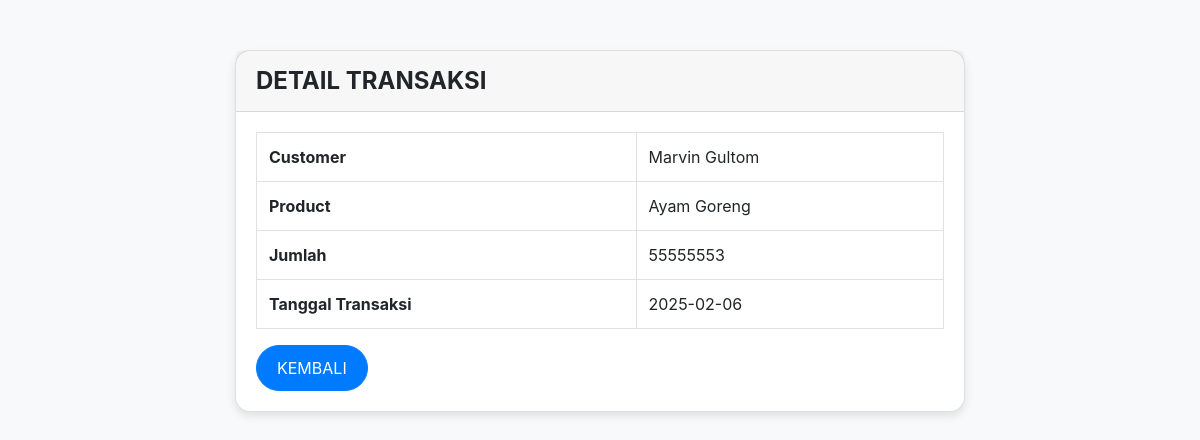
Page /transaksi/lihat-transaksi.php?id=456799 on the committed database.
### tables this page shows
CREATE TABLE `transaksi` (
  `id` int NOT NULL AUTO_INCREMENT,
  `id_customer` int DEFAULT NULL,
  `id_product` int DEFAULT NULL,
  `jumlah` int DEFAULT NULL,
  `tanggal_transaksi` date DEFAULT NULL,
  PRIMARY KEY (`id`)
);

CREATE TABLE `customer` (
  `id` int NOT NULL AUTO_INCREMENT,
  `nama_customer` varchar(100) DEFAULT NULL,
  `alamat` varchar(100) DEFAULT NULL,
  `telepon` varchar(100) DEFAULT NULL,
  `jenis_kelamin` varchar(100) DEFAULT NULL,
  PRIMARY KEY (`id`)
);

CREATE TABLE `product` (
  `id` int NOT NULL AUTO_INCREMENT,
  `kategori` varchar(100) DEFAULT NULL,
  `nama_produk` varchar(100) DEFAULT NULL,
  `deskripsi` varchar(100) DEFAULT NULL,
  `stock` int DEFAULT NULL,
  `harga` varchar(100) DEFAULT NULL,
  `berat` int DEFAULT NULL,
  `id_supplier` int DEFAULT NULL,
  PRIMARY KEY (`id`)
);

### transaksi/lihat-transaksi.php (the view, shortened to what this page needs)
<?php
include('../koneksi.php');
$id_transaksi = $_GET['id'];
$query = "
    SELECT transaksi.*, customer.nama_customer AS nama_customer, product.nama_produk
    FROM transaksi
    JOIN customer ON transaksi.id_customer = customer.id
    JOIN product ON transaksi.id_product = product.id
    WHERE transaksi.id = '$id_transaksi'
";
$result = mysqli_query($connection, $query);
$transaksi = mysqli_fetch_assoc($result);
?>
<!DOCTYPE html>
<html lang="en">
<head>
    <link rel="stylesheet" href="https://stackpath.bootstrapcdn.com/bootstrap/4.4.1/css/bootstrap.min.css">
    <link rel="stylesheet" href="../style.css">
</head>
<body>
<div class="container" style="margin-top: 50px;">
    <div class="row">
        <div class="col-md-8 offset-md-2">
            <div class="card">
                <div class="card-header">DETAIL TRANSAKSI</div>
                <div class="card-body">
                    <table class="table table-bordered">
                        <tr>
                            <th>Customer</th>
                            <td><?php echo $transaksi['nama_customer']; ?></td>
                        </tr>
                        <tr>
                            <th>Product</th>
                            <td><?php echo $transaksi['nama_produk']; ?></td>
                        </tr>
                        <tr>
                            <th>Jumlah</th>
                            <td><?php echo $transaksi['jumlah']; ?></td>
                        </tr>
                        <tr>
                            <th>Tanggal Transaksi</th>
                            <td><?php echo $transaksi['tanggal_transaksi']; ?></td>
                        </tr>
                    </table>
                    <a href="index-transaksi.php" class="btn btn-primary">KEMBALI</a>
                </div>
            </div>
        </div>
    </div>
</div>
</body>
</html>

### style.css (style rules this page uses)
body { background-color: #f8f9fa; }
.container { margin-top: 80px; }
.card { border-radius: 15px; box-shadow: 0 4px 8px rgba(0, 0, 0, 0.1); transition: transform 0.3s; }
.btn { border-radius: 50px; padding: 10px 20px; display: inline-block; }
.btn-primary, .btn-success, .btn-danger, .btn-info { border-radius: 50px; }
.card-header { font-size: 1.5rem; font-weight: bold; }

### rows in the picture
transaksi: id_customer.nama_customer "Marvin Gultom", id_product.nama_produk "Ayam Goreng", jumlah "55555553", tanggal_transaksi "2025-02-06"
